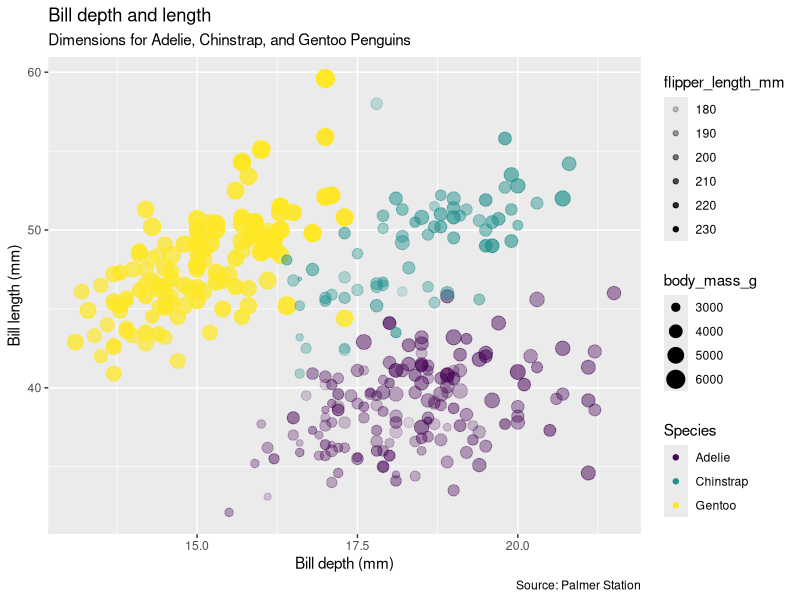
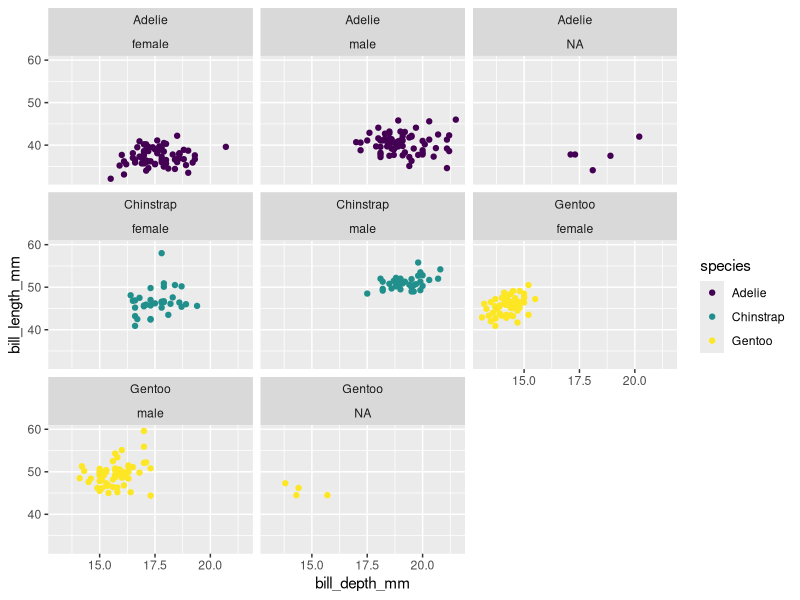

Here is the R script that generated these plots, in order:
#Making plots with ggplot2
#By Angela Richards Donà
#created on 9/10/24

#open libraries
library(palmerpenguins)
library(tidyverse)

#look at the data
view(penguins)
head(penguins)
tail(penguins)
glimpse(penguins)
penguins

#make a plot
ggplot (data = penguins, 
        mapping = aes(x = bill_depth_mm,
                      y = bill_length_mm,
                      color = species,
                      size = body_mass_g,
                      alpha = flipper_length_mm)) +
  geom_point() +
  labs(title = "Bill depth and length",
       subtitle = "Dimensions for Adelie, Chinstrap, and Gentoo Penguins",
       x = "Bill depth (mm)",
       y = "Bill length (mm)",
       color = "Species",
       caption = "Source: Palmer Station") +
  scale_color_viridis_d()


ggplot (data = penguins,
        aes(x = bill_depth_mm,
            y = bill_length_mm,
            color = species)) +
  geom_point() +
  facet_wrap(species~sex) + #make 2 columns 
  scale_color_viridis_d()
